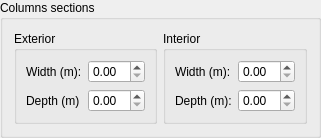
                 <widget class="QGroupBox" name="gbx_form_data_fila_1_column_sections">
                  <property name="title">
                   <string>Columns sections</string>
                  </property>
                  <layout class="QGridLayout" name="gridLayout_5">
                   <item row="0" column="0">
                    <layout class="QHBoxLayout" name="lay_columns_sections">
                     <item>
                      <widget class="QGroupBox" name="gbx_columns_sections_exterior">
                       <property name="title">
                        <string>Exterior</string>
                       </property>
                       <layout class="QGridLayout" name="gridLayout_6">
                        <item row="0" column="0">
                         <layout class="QFormLayout" name="frm_columns_sections_exterior">
                          <item row="0" column="0">
                           <widget class="QLabel" name="lbl_columns_sections_width">
                            <property name="text">
                             <string>Width (m):</string>
                            </property>
                           </widget>
                          </item>
                          <item row="0" column="1">
                           <widget class="QDoubleSpinBox" name="spx_columns_sections_width"/>
                          </item>
                          <item row="1" column="0">
                           <widget class="QLabel" name="lbl_columns_sections_depth">
                            <property name="text">
                             <string>Depth (m)</string>
                            </property>
                           </widget>
                          </item>
                          <item row="1" column="1">
                           <widget class="QDoubleSpinBox" name="spx_columns_sections_depth"/>
                          </item>
                         </layout>
                        </item>
                       </layout>
                      </widget>
                     </item>
                     <item>
                      <widget class="QGroupBox" name="gbx_columns_sections_interior">
                       <property name="title">
                        <string>Interior</string>
                       </property>
                       <layout class="QGridLayout" name="gridLayout_2">
                        <item row="0" column="0">
                         <layout class="QFormLayout" name="frm_columns_sections_interior">
                          <item row="0" column="0">
                           <widget class="QLabel" name="lbl_columns_sections_interior_width">
                            <property name="text">
                             <string>Width (m):</string>
                            </property>
                           </widget>
                          </item>
                          <item row="0" column="1">
                           <widget class="QDoubleSpinBox" name="spx_columns_sections_interior_width"/>
                          </item>
                          <item row="1" column="0">
                           <widget class="QLabel" name="lbl_columns_sections_interior_depth">
                            <property name="text">
                             <string>Depth (m):</string>
                            </property>
                           </widget>
                          </item>
                          <item row="1" column="1">
                           <widget class="QDoubleSpinBox" name="spx_columns_sections_interior_depth"/>
                          </item>
                         </layout>
                        </item>
                       </layout>
                      </widget>
                     </item>
                    </layout>
                   </item>
                  </layout>
                 </widget>
